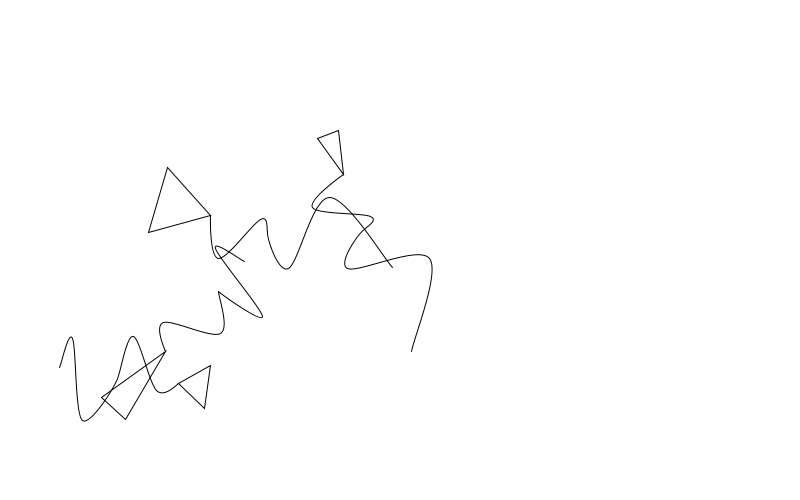
Frame 1 (no input)
Frame 60 (the mouse pressed at the canvas centre just before this capture): identical to frame 1, image omitted
Frame 120 (the mouse held since frame 60 and released just before this capture): identical to frame 1, image omitted

The Processing sketch that drew this single still picture (run headless with seeded random() and noise(); from frame 60 on, the mouse is pressed at the canvas centre):

// Processing sketch: sketch_3_ftb_edit
// ── sketch_3_ftb_edit.pde
/*
Jens Rauenbusch, November 2013
@jensra
Potsdam, DE/GER

Kurs: Eingabe/Ausgabe (Basics), Prof. Hoinkis, FH Potsdam

Sprache: Deutsch

Umsetzung Muster (Konzeptkunst)
Version 3.0

FUNKTIONSBESCHREIBUNG
Dieses Programm erzeugt eine zufällige Anzahl von Dreiecken, die auf der Zeichenfläche
verteilt und zufällig ausgerichtet sind. Von den "Spitzen" der Dreiecke verläuft jeweils eine
Linie in Kurven.

HINWEIS
Die zugrunde liegende Regel für das Muster sieht vor, dass sich weder die Dreiecke noch die
Linien schneiden und dass weder Dreiecke noch Linien den Rand der Zeichenfläche berühren.
Die Umsetzung dieser Vorgabe würde ein Raster erfordern, das die Positionen der Dreiecke erfasst
und keine anderen Dreiecke an der gleichen Position zulässt.
Ein solches Raster würde den Programmieraufwand exorbitant steigern, aus diesem Grund wird auf
die Umsetzung dieser Vorgabe verzichtet.

ANMERKUNGEN ZUM CODE
Zum Teil sind Bestandteile des Codes auskommentiert, die zu Testzwecken
dennoch im Code verbleiben sollen.

Dieser Code ist ausdrücklich zur Weiterverwendung durch andere gedacht.

DANKSAGUNG
Danke an @fabiantheblind (Fabian Morón Zirfas), FH Potsdam

*/


int anzahl = int(random(3,6)); //Anzahl der Dreiecke bestimmen
Dreieck[] treeanglez = new Dreieck[anzahl]; //Array mit entsprechend vielen Dreiecken anlegen

//Variablen deklarieren, die später genutzt werden (Verwendungszweck siehe folgender Quellcode)
int xpos,ypos;
float rotation;
int breite,hoehe, laenge;
int formvariation;


//einmalige Ausführung: setup()
void setup(){
  //Schleife erzeugt zufällig platzierte Dreiecke in der entsprechenden Anzahl (s.o.)
  for (int i = 0; i<anzahl; i++){
    xpos = int(random(30,600));
    ypos = int(random(60,400));
    treeanglez[i] = new Dreieck(xpos,ypos); //(mehrere Instanzen der Klasse werden angelegt)
  } //Ende der Schleife

  size(800,500); //Fenstergröße festlegen
  background(255); //Hintergrundfarbe festlegen

  //Schleife zeigt alle Dreiecke an
  for (int i = 0; i<anzahl; i++){
   treeanglez[i].display();
  }

} //Ende setup()


//ständige Ausführung des Inhalts in draw()
void draw(){

} //Ende draw()



//Klasse Dreieck
class Dreieck{
  //Attribute (?)
  PVector pos; //Vektor anlegen, Grundlage für Dreiecke

  Dreieck(float _x, float _y){
    pos = new PVector(_x,_y);
  }
/**
 * Diese Funktion ist private und von aussen nicht zu erreichen
 * sie zeichnet alle definierten Koordianten in einem Loop
 * @Argument Multidimensionales Array aus int
 * @return nothing
 */
private void drawcurvevertex(int [][] positions) {
   ArrayList <PVector> coords = buildcoordslist(positions);
  beginShape(); //Formzeichnung beginnt

  for(int i = 0;i < coords.size(); i++){
      curveVertex(coords.get(i).x, coords.get(i).y); //geleiteter Startpunkt
  }
  endShape(); //Formzeichnung endet

}

/**
 * Diese private Helfer Funktion erzeugt aus einer liste an Positionen eine
 * ArrayList aus PVector
 * @Argument Multidimensionales Array aus int
 * @return ArrayList <PVector>
 */
private ArrayList <PVector> buildcoordslist( int [][] positions){
  ArrayList<PVector> thelist =  new ArrayList <PVector>();
  for(int i = 0; i < positions.length;i++){
    thelist.add(new PVector(positions[i][0],positions[i][1]));
  }
  return thelist;
}

void display(){

    noFill(); //keine Füllung der Dreiecke oder anderer Formen

    rectMode(CENTER); //"Anfasspunkt" der Objekte auf MITTE setzen
    pushMatrix(); //Matrix auf Mittelpunkt des Objektes setzen:
    translate(pos.x, pos.y); //Punkt (0|0) neu setzen

    rotation = random(0,7); //zufälligen Rotationswert bestimmen
    rotate(PI/rotation); //Rotation

    //zufällige Breite und Höhe bestimmen
    breite = int(random(10,70));
    hoehe = int(random(30,80));

     //Dreieck anlegen
    triangle(-(breite),hoehe,breite,hoehe,0,0);

    //Länge der Linie bestimmen und Linie anlegen
    laenge = int(random(30,90));


 //Für Vertex-Zeichnungen mindestens 4 curveVertex-Befehle
//Dabei ist der 1. Befehl der "geleitete" Startpunkt, bestimmt also die Startrichtung
//Der 2. Befehl ist die eigentliche Startkoordinate
//Der 3. Befehl (bei 4) ist die Endkoordinate der Kurve
//Der 4. Befehl bestimmt den "geleiteten" Endpunkt

//Sofern ein fünfter Befehl eingefügt wird, wird die Kurve zwischen 2.,3., und 5. Punkt gezeichnet

 //VARIATIONEN VON KURVEN
 formvariation = int(random(0,3));

 if (formvariation == 1){
/**
 * edit by @fabiantheblind DRY
 * http://en.wikipedia.org/wiki/Don't_repeat_yourself
 * Das koennte noch verbessert werden.
 *
 */
    int [][] positions1 = {{0,  -10},{0,0},{-10,-20},{40,-50},{0, -60},{0, -60}};//FORM A1
    int [][] positions2 = {{0,  -90},{0,-60},{-50,-90},{30,-110},{0, -120},{0, -120}}; // FORM A2
    drawcurvevertex(positions1);
    drawcurvevertex(positions2);
 } else if (formvariation == 2) {
    int [][] positions3 =   {{0,  -10},  {0,0},{40,-20},  {-10,-50},{0, -60},  {0, -60}};/* FORM B1 */
    int [][] positions4 = {{0,  -90},  {0,-60},  {30,-90},  {-50,-110},  {0, -190},  {0, -190}};/* FORM B2 */
    drawcurvevertex(positions3);
    drawcurvevertex(positions4);
 } else {
    int [][] positions5 =   {{0,  -10},  {0,0},  {-20,-20},  {30,-50},  {0, -80},  {0, -80}};/* FORM C1 */
    int [][] positions6 =   {{0,  -90},  {0,-80},  {50,-90},  {-30,-110},  {0, -120},  {0, -120}}; /* FORM C2 */
    drawcurvevertex(positions5);
    drawcurvevertex(positions6);
 } //Formvariationen enden hier
    popMatrix(); //Matrix zurücksetzen

  } //Ende display()
} //Ende Dreieck
